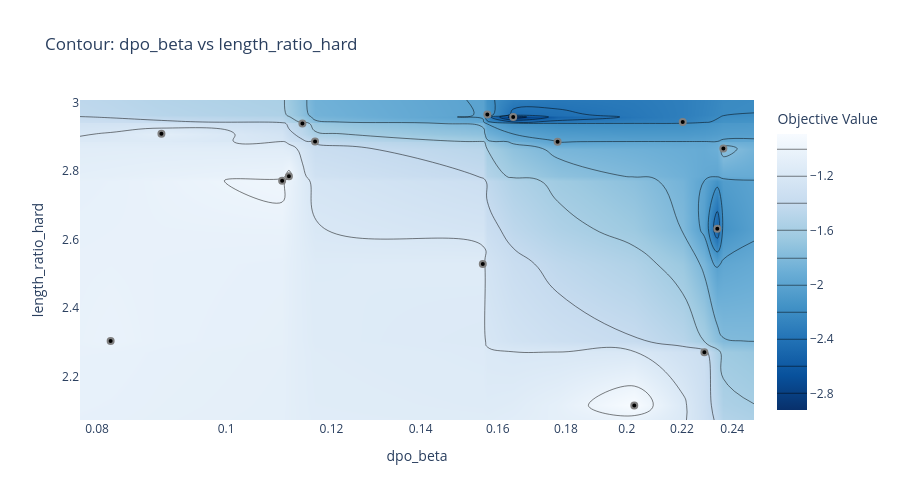
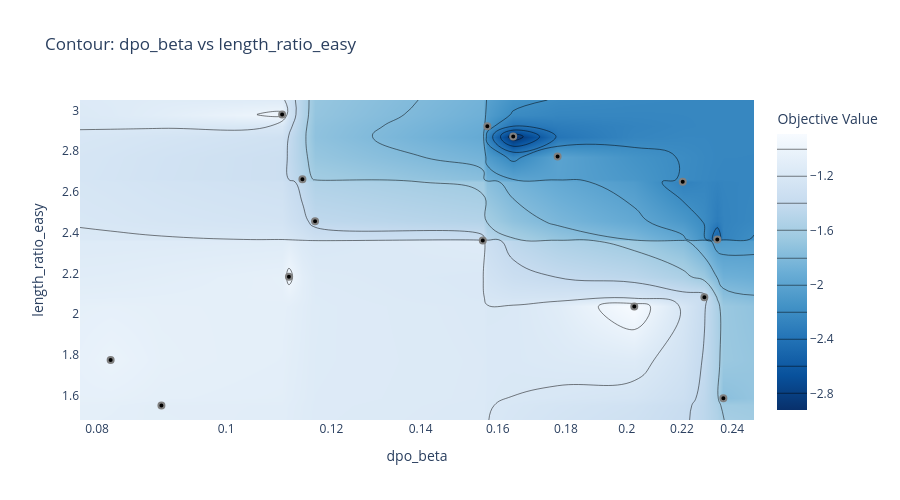
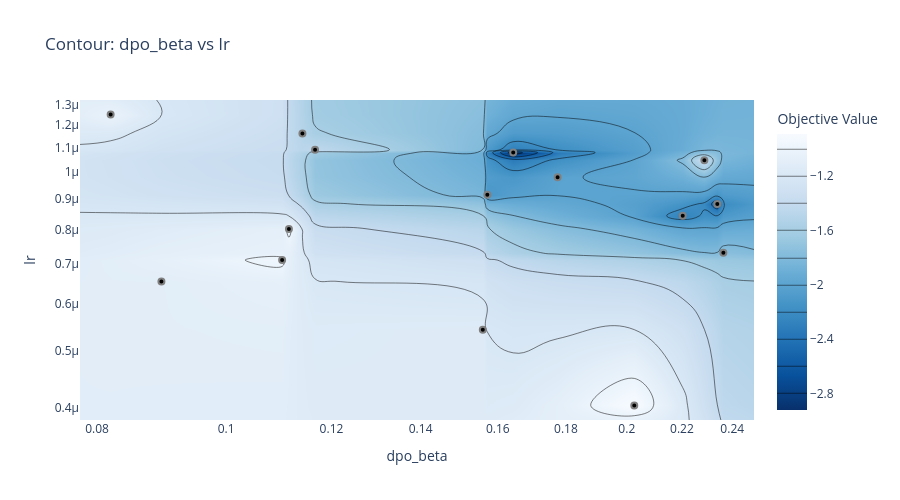
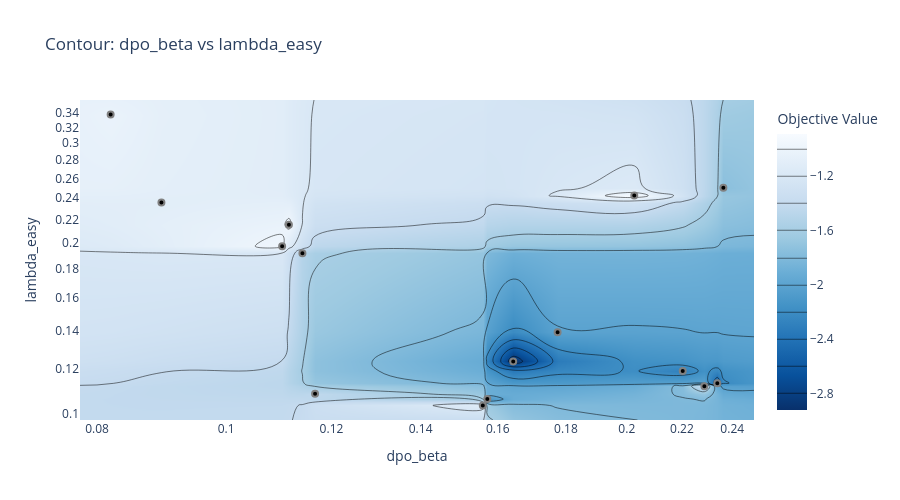

Here is the notebook cell these charts were saved with, in order:
### Markdown cell above
## 6. Contour Plots - Most Important Parameters

Shows interactions between the most important parameter pairs. Darker regions are better.

### Code cell
# Get top parameters by importance
try:
    importances = optuna.importance.get_param_importances(study)
    top_params = list(importances.keys())[:5]  # Top 5 most important

    print(f"Top 5 most important parameters: {top_params}")

    # Create contour plots for top parameter pairs
    for i in range(len(top_params)):
        for j in range(i+1, len(top_params)):
            param_x = top_params[i]
            param_y = top_params[j]
            try:
                fig = plot_contour(study, params=[param_x, param_y])
                fig.update_layout(title=f"Contour: {param_x} vs {param_y}", height=500)
                fig.show()
            except Exception as e:
                print(f"Could not plot contour for {param_x} vs {param_y}: {e}")
except Exception as e:
    print(f"Could not generate contour plots: {e}")

### Figure 1 — Plotly figure (JSON) as saved in the notebook; plotly's stock layout.template omitted (floating-point values rounded to 4 significant figures; data arrays with more than 128 entries replaced by an {"elided": "..."} marker saying what was removed)
{"data": [{"colorbar": {"title": {"text": "Objective Value"}}, "colorscale": [[0, "rgb(247,251,255)"], [0.125, "rgb(222,235,247)"], [0.25, "rgb(198,219,239)"], [0.375, "rgb(158,202,225)"], [0.5, "rgb(107,174,214)"], [0.625, "rgb(66,146,198)"], [0.75, "rgb(33,113,181)"], [0.875, "rgb(8,81,156)"], [1, "rgb(8,48,107)"]], "connectgaps": true, "contours": {"coloring": "heatmap"}, "hoverinfo": "none", "line": {"smoothing": 1.3}, "reversescale": true, "type": "contour", "x": [0.07767, 0.0819, 0.08942, 0.1102, 0.1115, 0.1141, 0.1166, 0.1559, 0.1571, 0.1643, 0.1774, 0.2026, 0.2203, 0.2287, 0.2339, 0.2363, 0.2492], "y": [2.073, 2.116, 2.271, 2.304, 2.529, 2.632, 2.772, 2.785, 2.866, 2.886, 2.887, 2.909, 2.939, 2.944, 2.959, 2.966, 3.008], "z": {"elided": "17x17 float values"}}, {"marker": {"color": "black", "line": {"color": "Gray", "width": 2}}, "mode": "markers", "name": "Feasible Trial", "showlegend": false, "type": "scatter", "x": [0.2363, 0.0819, 0.1115, 0.1571, 0.08942, 0.1141, 0.2287, 0.1102, 0.2026, 0.1166, 0.1643, 0.1774, 0.1559, 0.2203, 0.2339], "y": [2.866, 2.304, 2.785, 2.966, 2.909, 2.939, 2.271, 2.772, 2.116, 2.887, 2.959, 2.886, 2.529, 2.944, 2.632]}, {"marker": {"color": "#cccccc", "line": {"color": "Gray", "width": 2}}, "mode": "markers", "name": "Infeasible Trial", "showlegend": false, "type": "scatter", "x": [], "y": []}], "layout": {"height": 500, "title": {"text": "Contour: dpo_beta vs length_ratio_hard"}, "xaxis": {"range": [-1.11, -0.6034], "title": {"text": "dpo_beta"}, "type": "log"}, "yaxis": {"range": [2.073, 3.008], "title": {"text": "length_ratio_hard"}}}}

### Figure 2 — Plotly figure (JSON) as saved in the notebook; plotly's stock layout.template omitted (floating-point values rounded to 4 significant figures; data arrays with more than 128 entries replaced by an {"elided": "..."} marker saying what was removed)
{"data": [{"colorbar": {"title": {"text": "Objective Value"}}, "colorscale": [[0, "rgb(247,251,255)"], [0.125, "rgb(222,235,247)"], [0.25, "rgb(198,219,239)"], [0.375, "rgb(158,202,225)"], [0.5, "rgb(107,174,214)"], [0.625, "rgb(66,146,198)"], [0.75, "rgb(33,113,181)"], [0.875, "rgb(8,81,156)"], [1, "rgb(8,48,107)"]], "connectgaps": true, "contours": {"coloring": "heatmap"}, "hoverinfo": "none", "line": {"smoothing": 1.3}, "reversescale": true, "type": "contour", "x": [0.07767, 0.0819, 0.08942, 0.1102, 0.1115, 0.1141, 0.1166, 0.1559, 0.1571, 0.1643, 0.1774, 0.2026, 0.2203, 0.2287, 0.2339, 0.2363, 0.2492], "y": [1.48, 1.552, 1.587, 1.775, 2.038, 2.083, 2.184, 2.361, 2.367, 2.456, 2.65, 2.663, 2.774, 2.872, 2.923, 2.98, 3.052], "z": {"elided": "17x17 float values"}}, {"marker": {"color": "black", "line": {"color": "Gray", "width": 2}}, "mode": "markers", "name": "Feasible Trial", "showlegend": false, "type": "scatter", "x": [0.2363, 0.0819, 0.1115, 0.1571, 0.08942, 0.1141, 0.2287, 0.1102, 0.2026, 0.1166, 0.1643, 0.1774, 0.1559, 0.2203, 0.2339], "y": [1.587, 1.775, 2.184, 2.923, 1.552, 2.663, 2.083, 2.98, 2.038, 2.456, 2.872, 2.774, 2.361, 2.65, 2.367]}, {"marker": {"color": "#cccccc", "line": {"color": "Gray", "width": 2}}, "mode": "markers", "name": "Infeasible Trial", "showlegend": false, "type": "scatter", "x": [], "y": []}], "layout": {"height": 500, "title": {"text": "Contour: dpo_beta vs length_ratio_easy"}, "xaxis": {"range": [-1.11, -0.6034], "title": {"text": "dpo_beta"}, "type": "log"}, "yaxis": {"range": [1.48, 3.052], "title": {"text": "length_ratio_easy"}}}}

### Figure 3 — Plotly figure (JSON) as saved in the notebook; plotly's stock layout.template omitted (floating-point values rounded to 4 significant figures; data arrays with more than 128 entries replaced by an {"elided": "..."} marker saying what was removed)
{"data": [{"colorbar": {"title": {"text": "Objective Value"}}, "colorscale": [[0, "rgb(247,251,255)"], [0.125, "rgb(222,235,247)"], [0.25, "rgb(198,219,239)"], [0.375, "rgb(158,202,225)"], [0.5, "rgb(107,174,214)"], [0.625, "rgb(66,146,198)"], [0.75, "rgb(33,113,181)"], [0.875, "rgb(8,81,156)"], [1, "rgb(8,48,107)"]], "connectgaps": true, "contours": {"coloring": "heatmap"}, "hoverinfo": "none", "line": {"smoothing": 1.3}, "reversescale": true, "type": "contour", "x": [0.07767, 0.0819, 0.08942, 0.1102, 0.1115, 0.1141, 0.1166, 0.1559, 0.1571, 0.1643, 0.1774, 0.2026, 0.2203, 0.2287, 0.2339, 0.2363, 0.2492], "y": [3.814e-07, 4.036e-07, 5.415e-07, 6.531e-07, 7.103e-07, 7.309e-07, 8.016e-07, 8.434e-07, 8.831e-07, 9.152e-07, 9.801e-07, 1.047e-06, 1.078e-06, 1.091e-06, 1.162e-06, 1.25e-06, 1.323e-06], "z": {"elided": "17x17 float values"}}, {"marker": {"color": "black", "line": {"color": "Gray", "width": 2}}, "mode": "markers", "name": "Feasible Trial", "showlegend": false, "type": "scatter", "x": [0.2363, 0.0819, 0.1115, 0.1571, 0.08942, 0.1141, 0.2287, 0.1102, 0.2026, 0.1166, 0.1643, 0.1774, 0.1559, 0.2203, 0.2339], "y": [7.309e-07, 1.25e-06, 8.016e-07, 9.152e-07, 6.531e-07, 1.162e-06, 1.047e-06, 7.103e-07, 4.036e-07, 1.091e-06, 1.078e-06, 9.801e-07, 5.415e-07, 8.434e-07, 8.831e-07]}, {"marker": {"color": "#cccccc", "line": {"color": "Gray", "width": 2}}, "mode": "markers", "name": "Infeasible Trial", "showlegend": false, "type": "scatter", "x": [], "y": []}], "layout": {"height": 500, "title": {"text": "Contour: dpo_beta vs lr"}, "xaxis": {"range": [-1.11, -0.6034], "title": {"text": "dpo_beta"}, "type": "log"}, "yaxis": {"range": [-6.419, -5.878], "title": {"text": "lr"}, "type": "log"}}}

### Figure 4 — Plotly figure (JSON) as saved in the notebook; plotly's stock layout.template omitted (floating-point values rounded to 4 significant figures; data arrays with more than 128 entries replaced by an {"elided": "..."} marker saying what was removed)
{"data": [{"colorbar": {"title": {"text": "Objective Value"}}, "colorscale": [[0, "rgb(247,251,255)"], [0.125, "rgb(222,235,247)"], [0.25, "rgb(198,219,239)"], [0.375, "rgb(158,202,225)"], [0.5, "rgb(107,174,214)"], [0.625, "rgb(66,146,198)"], [0.75, "rgb(33,113,181)"], [0.875, "rgb(8,81,156)"], [1, "rgb(8,48,107)"]], "connectgaps": true, "contours": {"coloring": "heatmap"}, "hoverinfo": "none", "line": {"smoothing": 1.3}, "reversescale": true, "type": "contour", "x": [0.07767, 0.0819, 0.08942, 0.1102, 0.1115, 0.1141, 0.1166, 0.1559, 0.1571, 0.1643, 0.1774, 0.2026, 0.2203, 0.2287, 0.2339, 0.2363, 0.2492], "y": [0.09735, 0.1033, 0.106, 0.1083, 0.1117, 0.1131, 0.1188, 0.1235, 0.1392, 0.1918, 0.1974, 0.2152, 0.2357, 0.2424, 0.2502, 0.3371, 0.3576], "z": {"elided": "17x17 float values"}}, {"marker": {"color": "black", "line": {"color": "Gray", "width": 2}}, "mode": "markers", "name": "Feasible Trial", "showlegend": false, "type": "scatter", "x": [0.2363, 0.0819, 0.1115, 0.1571, 0.08942, 0.1141, 0.2287, 0.1102, 0.2026, 0.1166, 0.1643, 0.1774, 0.1559, 0.2203, 0.2339], "y": [0.2502, 0.3371, 0.2152, 0.106, 0.2357, 0.1918, 0.1117, 0.1974, 0.2424, 0.1083, 0.1235, 0.1392, 0.1033, 0.1188, 0.1131]}, {"marker": {"color": "#cccccc", "line": {"color": "Gray", "width": 2}}, "mode": "markers", "name": "Infeasible Trial", "showlegend": false, "type": "scatter", "x": [], "y": []}], "layout": {"height": 500, "title": {"text": "Contour: dpo_beta vs lambda_easy"}, "xaxis": {"range": [-1.11, -0.6034], "title": {"text": "dpo_beta"}, "type": "log"}, "yaxis": {"range": [-1.012, -0.4466], "title": {"text": "lambda_easy"}, "type": "log"}}}
